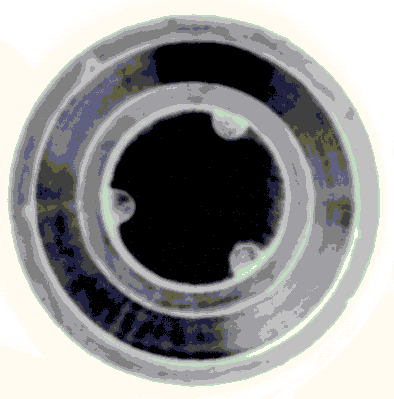
//> input picture ds_chap10_coin/src.bmp, 394 x 399 px
$ ./源   (built with g++ and OpenCV 4)
//> lines starting //> are read from the running program, lines starting //| are printed output that depends on the picture; after the words box and inside, x2 and y2 are one past the last pixel; in counts of white or black regions, pixels touching at a corner belong together
#include <opencv.hpp>
using namespace cv;
using namespace std;
// [33 lines of commented-out code are left out]

int main()
{
	Mat src = imread("src.bmp",IMREAD_GRAYSCALE);
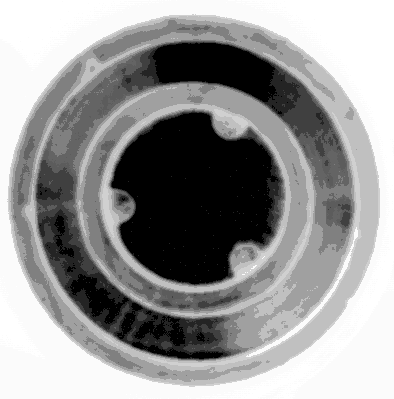
//> src: 399 rows x 394 cols, CV_8UC1; min 0, max 255, mean 150.3
	int t1 = 0;
	int t2 = 0;
	namedWindow("canny");
	createTrackbar("t1", "canny", &t1, 255);
//> slider 't1' is set to 85
	createTrackbar("t2", "canny", &t2, 255);
//> slider 't2' is set to 85
	for (;;)
	{
		Mat canny;
		Canny(src, canny, t1, t2, 3);
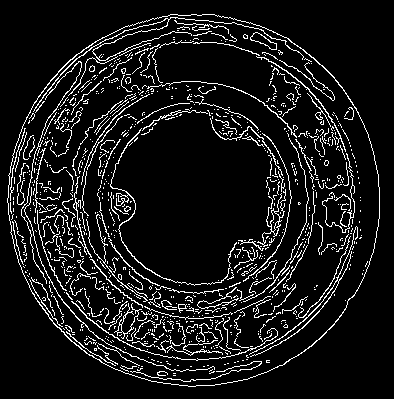
//> canny: 399 rows x 394 cols, CV_8UC1; 9.3% white in thin lines or dots, all inside (x1, y1, x2, y2) = (7, 14, 380, 387)
//> t1 = 85; t2 = 85
		imshow("canny", canny);
		imshow("src", src);
		waitKey(15);
	}
}
